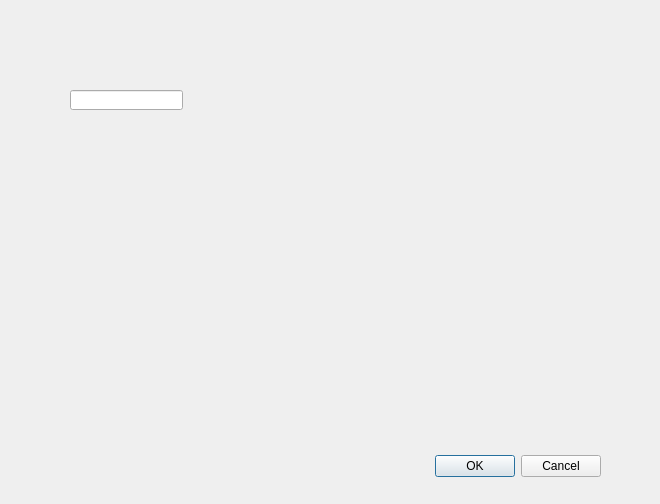
<?xml version="1.0" encoding="UTF-8"?>
<ui version="4.0">
 <class>PresetSaveDialog</class>
 <widget class="QDialog" name="PresetSaveDialog">
  <property name="geometry">
   <rect>
    <x>0</x>
    <y>0</y>
    <width>660</width>
    <height>504</height>
   </rect>
  </property>
  <property name="windowTitle">
   <string>Dialog</string>
  </property>
  <widget class="QDialogButtonBox" name="buttonBox">
   <property name="geometry">
    <rect>
     <x>260</x>
     <y>450</y>
     <width>341</width>
     <height>32</height>
    </rect>
   </property>
   <property name="orientation">
    <enum>Qt::Horizontal</enum>
   </property>
   <property name="standardButtons">
    <set>QDialogButtonBox::Cancel|QDialogButtonBox::Ok</set>
   </property>
  </widget>
  <widget class="QLineEdit" name="lineEdit">
   <property name="geometry">
    <rect>
     <x>70</x>
     <y>90</y>
     <width>113</width>
     <height>20</height>
    </rect>
   </property>
  </widget>
 </widget>
 <resources/>
 <connections>
  <connection>
   <sender>buttonBox</sender>
   <signal>accepted()</signal>
   <receiver>PresetSaveDialog</receiver>
   <slot>accept()</slot>
   <hints>
    <hint type="sourcelabel">
     <x>248</x>
     <y>254</y>
    </hint>
    <hint type="destinationlabel">
     <x>157</x>
     <y>274</y>
    </hint>
   </hints>
  </connection>
  <connection>
   <sender>buttonBox</sender>
   <signal>rejected()</signal>
   <receiver>PresetSaveDialog</receiver>
   <slot>reject()</slot>
   <hints>
    <hint type="sourcelabel">
     <x>316</x>
     <y>260</y>
    </hint>
    <hint type="destinationlabel">
     <x>286</x>
     <y>274</y>
    </hint>
   </hints>
  </connection>
 </connections>
</ui>
